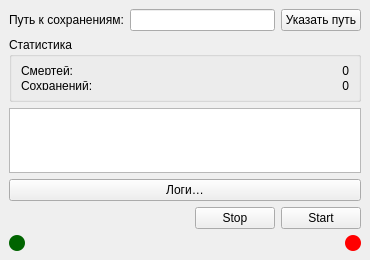
<?xml version="1.0" encoding="UTF-8"?>
<ui version="4.0">
 <class>MainWindow</class>
 <widget class="QMainWindow" name="MainWindow">
  <property name="geometry">
   <rect><x>0</x><y>0</y><width>370</width><height>260</height></rect>
  </property>
  <property name="minimumSize">
   <size><width>370</width><height>260</height></size>
  </property>
  <property name="windowTitle">
   <string>MonitorX</string>
  </property>

  <!-- Центральная часть -->
  <widget class="QWidget" name="centralwidget">
   <layout class="QVBoxLayout" name="verticalLayout">

    <!-- 1) Путь к сохранениям -->
    <item>
     <layout class="QHBoxLayout" name="pathLayout">
      <item>
       <widget class="QLabel" name="labelPath">
        <property name="text"><string>Путь к сохранениям:</string></property>
       </widget>
      </item>
      <item>
       <widget class="QLineEdit" name="lineEditPath">
        <property name="readOnly"><bool>true</bool></property>
       </widget>
      </item>
      <item>
       <widget class="QPushButton" name="buttonBrowse">
        <property name="text"><string>Указать путь</string></property>
       </widget>
      </item>
     </layout>
    </item>

    <!-- 2) Статистика -->
    <item>
     <widget class="QGroupBox" name="groupStats">
      <property name="title"><string>Статистика</string></property>
      <layout class="QGridLayout" name="gridStats">
       <item row="0" column="0">
        <widget class="QLabel" name="labelDeaths">
         <property name="text"><string>Смертей:</string></property>
        </widget>
       </item>
       <item row="0" column="1">
        <widget class="QLabel" name="labelDeathsValue">
         <property name="text"><string>0</string></property>
         <property name="alignment"><set>Qt::AlignRight|Qt::AlignVCenter</set></property>
        </widget>
       </item>
       <item row="1" column="0">
        <widget class="QLabel" name="labelSaves">
         <property name="text"><string>Сохранений:</string></property>
        </widget>
       </item>
       <item row="1" column="1">
        <widget class="QLabel" name="labelSavesValue">
         <property name="text"><string>0</string></property>
         <property name="alignment"><set>Qt::AlignRight|Qt::AlignVCenter</set></property>
        </widget>
       </item>
      </layout>
     </widget>
    </item>

	<!-- 3) История -->
	<item>
	  <widget class="QListView" name="listViewEvents">
		<property name="minimumHeight"><number>100</number></property>
		<property name="alternatingRowColors"><bool>true</bool></property>
	  </widget>
	</item>

    <!-- 4) Логи -->
    <item>
     <widget class="QPushButton" name="buttonLogs">
      <property name="text"><string>Логи…</string></property>
     </widget>
    </item>

    <!-- 5) Кнопки Stop/Start -->
    <item>
     <layout class="QHBoxLayout" name="bottomButtons">
      <item>
       <spacer name="horizontalSpacer">
        <property name="orientation"><enum>Qt::Orientation::Horizontal</enum></property>
        <property name="sizeHint">
         <size><width>40</width><height>20</height></size>
        </property>
       </spacer>
      </item>
      <item>
       <widget class="QPushButton" name="buttonStop">
        <property name="text"><string>Stop</string></property>
       </widget>
      </item>
      <item>
       <widget class="QPushButton" name="buttonStart">
        <property name="text"><string>Start</string></property>
       </widget>
      </item>
     </layout>
    </item>

    <!-- 6) Индикаторы состояния -->
    <item>
     <layout class="QHBoxLayout" name="indicatorLayout">
      <item>
       <widget class="QFrame" name="frameRunIndicator">
        <property name="minimumSize"><size><width>16</width><height>16</height></size></property>
        <property name="maximumSize"><size><width>16</width><height>16</height></size></property>
        <property name="frameShape"><enum>QFrame::StyledPanel</enum></property>
        <property name="frameShadow"><enum>QFrame::Raised</enum></property>
        <property name="styleSheet">
         <string notr="true">QFrame { border-radius: 8px; background-color: darkgreen; }</string>
        </property>
        <property name="toolTip"><string>Monitoring</string></property>
       </widget>
      </item>
      <item>
       <spacer name="indicatorSpacer">
        <property name="orientation"><enum>Qt::Orientation::Horizontal</enum></property>
        <property name="sizeHint"><size><width>20</width><height>0</height></size></property>
       </spacer>
      </item>
      <item>
       <widget class="QFrame" name="frameStopIndicator">
        <property name="minimumSize"><size><width>16</width><height>16</height></size></property>
        <property name="maximumSize"><size><width>16</width><height>16</height></size></property>
        <property name="frameShape"><enum>QFrame::StyledPanel</enum></property>
        <property name="frameShadow"><enum>QFrame::Raised</enum></property>
        <property name="styleSheet">
         <string notr="true">QFrame { border-radius: 8px; background-color: red; }</string>
        </property>
        <property name="toolTip"><string>Stopped</string></property>
       </widget>
      </item>
     </layout>
    </item>

   </layout>
  </widget>

  <!-- Меню (пустое) -->
  <widget class="QMenuBar" name="menubar">
   <property name="geometry">
    <rect><x>0</x><y>0</y><width>370</width><height>21</height></rect>
   </property>
  </widget>

 </widget>
 <resources/>
 <connections/>
</ui>
